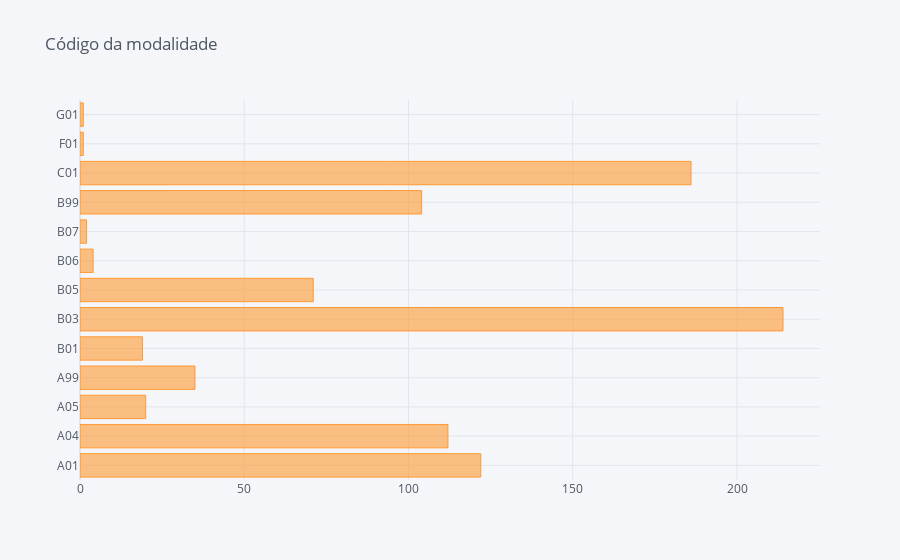

Source (notebook cell):
### Code cell
#Tabela: Modalidade da Operação
categoria = df_OPR_ITT.groupby(by='ID_MDL').size()
print (categoria)
grafico_categoria =categoria.iplot(asFigure=True, kind="barh",title = "Código da modalidade",color = "orange")
grafico_categoria.show()

### Figure 1 — Plotly figure (JSON) as saved in the notebook; plotly's stock layout.template omitted (floating-point values rounded to 4 significant figures)
{"data": [{"marker": {"color": "rgba(255, 153, 51, 0.6)", "line": {"color": "rgba(255, 153, 51, 1.0)", "width": 1}}, "name": "None", "orientation": "h", "text": "", "type": "bar", "x": [122, 112, 20, 35, 19, 214, 71, 4, 2, 104, 186, 1, 1], "y": ["A01", "A04", "A05", "A99", "B01", "B03", "B05", "B06", "B07", "B99", "C01", "F01", "G01"]}], "layout": {"legend": {"bgcolor": "#F5F6F9", "font": {"color": "#4D5663"}}, "paper_bgcolor": "#F5F6F9", "plot_bgcolor": "#F5F6F9", "title": {"font": {"color": "#4D5663"}, "text": "Código da modalidade"}, "xaxis": {"gridcolor": "#E1E5ED", "showgrid": true, "tickfont": {"color": "#4D5663"}, "title": {"font": {"color": "#4D5663"}, "text": ""}, "zerolinecolor": "#E1E5ED"}, "yaxis": {"gridcolor": "#E1E5ED", "showgrid": true, "tickfont": {"color": "#4D5663"}, "title": {"font": {"color": "#4D5663"}, "text": ""}, "zerolinecolor": "#E1E5ED"}}}
